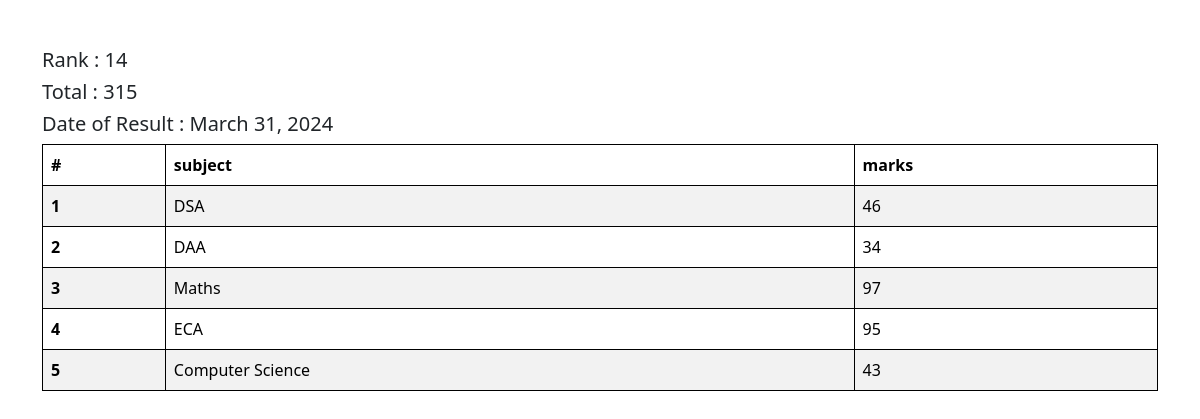
Screenshot of /see_marks/STU-0496 with the database file from the repository.
### accounts/models.py (models this page shows, shortened)
class StudentMarks(models.Model):
    student = models.ForeignKey(
        Student, related_name="studentmarks", on_delete=models.CASCADE
    )
    subject = models.ForeignKey(Subject, on_delete=models.CASCADE)
    marks = models.IntegerField()
    class Meta:
        unique_together = ["student", "subject"]

class ReportCard(models.Model):
    student = models.ForeignKey(
        Student, related_name="studentreportcard", on_delete=models.CASCADE
    )
    student_rank = models.IntegerField()
    date = models.DateField(auto_now_add=True)
    class Meta:
        unique_together = ["student_rank", "date"]

class Subject(models.Model):
    subject_name = models.CharField(max_length=100)

### veggie/models.py (models this page shows, shortened)
class Student(models.Model):
    department = models.ForeignKey(
        Department, related_name="depart", on_delete=models.CASCADE
    )
    student_id = models.OneToOneField(
        StudentID, related_name="studentid", on_delete=models.CASCADE
    )
    student_name = models.CharField(max_length=100)
    student_email = models.EmailField(unique=True)
    student_age = models.IntegerField(default=18)
    student_address = models.TextField()
    is_deleted = models.BooleanField(default=False)
    objects = StudentManager()
    admin_objects = models.Manager()
    class Meta:
        ordering = ["student_name"]
        verbose_name = "student"

### accounts/views.py (the view)
# urls.py: path("see_marks/<student_id>", see_marks, name="marks"),
def see_marks(request, student_id):
    query_set = StudentMarks.objects.filter(student__student_id__student_id=student_id)
    ranks = Student.objects.annotate(marks=Sum("studentmarks__marks")).order_by(
        "-marks"
    )
    total_marks = query_set.aggregate(total_marks=Sum("marks"))
    return render(
        request,
        "report/marks.html",
        {
            "query_set": query_set,
            "total_marks": total_marks,
        },
    )

### veggie/models.py (called while the page is built)
    def get_queryset(self) -> models.QuerySet:
        return super().get_queryset().filter(is_deleted=False)

### accounts/templates/report/marks.html (shortened to what this page needs)
<!DOCTYPE html>
<html lang="en">
<head>
    <link href="https://cdn.jsdelivr.net/npm/bootstrap@5.3.3/dist/css/bootstrap.min.css" rel="stylesheet">
</head>
<body>
    <div class='container mt-5'>
        <h5>Rank : {{query_set.first.student.studentreportcard.first.student_rank}} </h5>
        <h5>Total : {{total_marks.total_marks}}</h5>
        <h5>Date of Result : {{query_set.first.student.studentreportcard.first.date}}</h5>
      <table class="table table-striped">
        <thead>
            <tr>
              <th scope="col">#</th>
              <th scope="col">subject</th>
              <th scope="col">marks</th>
            </tr>
          </thead>
        <tbody>
            {% for marks in query_set %}
          <tr>
            <th scope="row">{{forloop.counter}}</th>
            <td>{{marks.subject.subject_name}}</td>
            <td>{{marks.marks}}</td>
          </tr>
          {% endfor %}
        </tbody>
      </table>
    </div>
</body>
</html>

### accounts/templates/report/marks.html (style rules this page uses)
table, th, td { border: 1px solid; }

### rows the page displays
StudentMarks: first.student.studentreportcard.first.student_rank "14", first.student.studentreportcard.first "March 31, 2024", subject.subject_name "DSA", marks "46"
StudentMarks: subject.subject_name "DAA", marks "34"
StudentMarks: subject.subject_name "Maths", marks "97"
StudentMarks: subject.subject_name "ECA", marks "95"
StudentMarks: subject.subject_name "Computer Science", marks "43"

### other values shown
{{ total_marks.total_marks }} "315"
